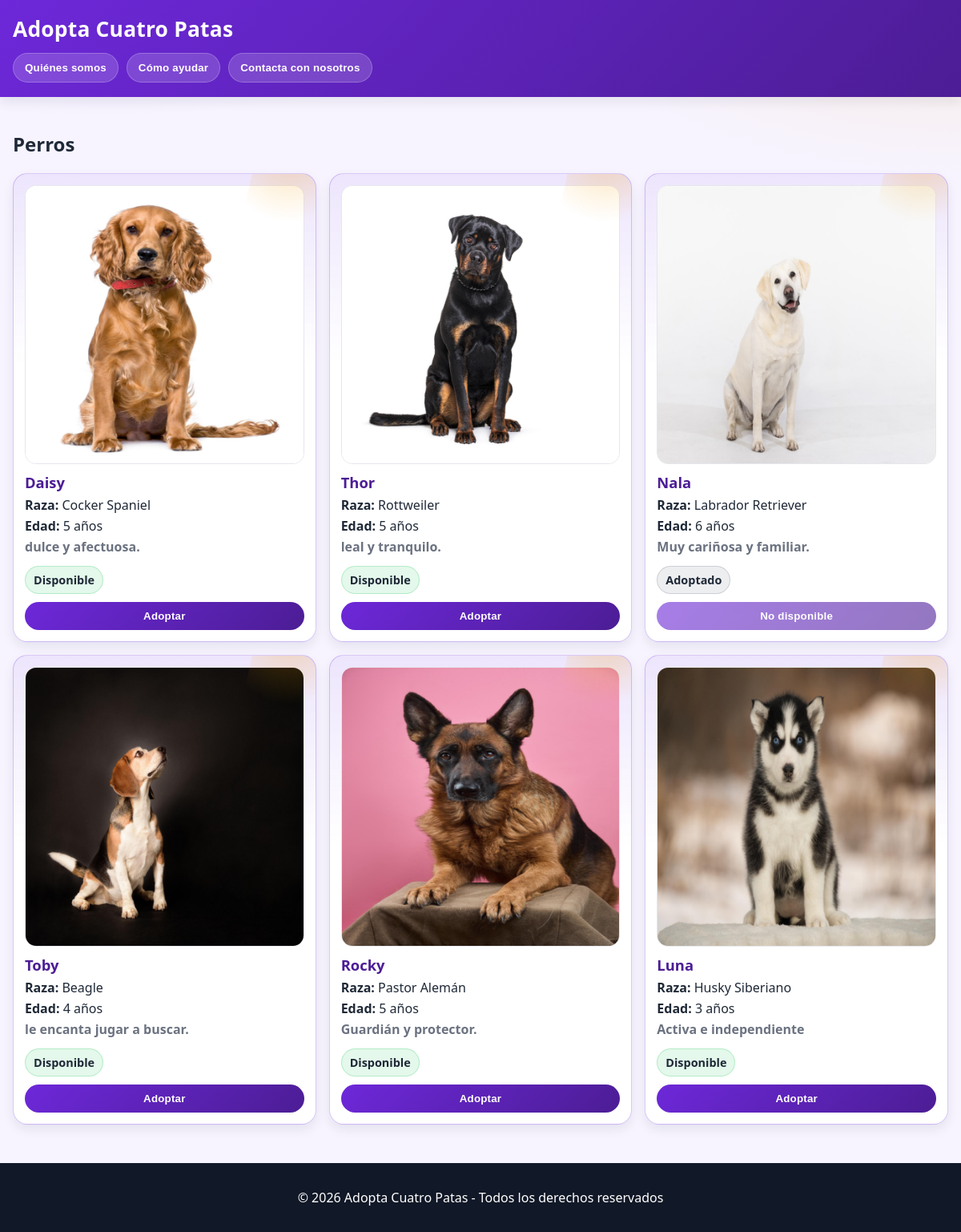
The page / on the database its author committed.
### tables this page shows
CREATE TABLE perros (
  id_perro      INTEGER PRIMARY KEY AUTOINCREMENT,
  nombre        TEXT NOT NULL,
  raza          TEXT NOT NULL,
  edad_anios    INTEGER NOT NULL CHECK (edad_anios >= 0 AND edad_anios <= 40),
  descripcion   TEXT,
  estado        TEXT NOT NULL DEFAULT 'disponible'
                CHECK (estado IN ('disponible','adoptado','reservado','baja')),
  creado_por    INTEGER,                          -- usuario interno que lo publicó
  creado_en     TEXT NOT NULL DEFAULT (datetime('now')),
  actualizado_en TEXT,
  FOREIGN KEY (creado_por) REFERENCES usuarios_internos(id_usuario)
);

### index.php (the view, shortened to what this page needs)
<?php
$db = new SQLite3(__DIR__ . '/baseDatos.db');
$db->exec('PRAGMA foreign_keys = ON;');
$resultado = $db->query("SELECT * FROM perros WHERE estado != 'baja' ORDER BY id_perro DESC");
function estado_css(string $estado): string {
    return match ($estado) {
        'disponible' => 'estado-disponible',
        'reservado'  => 'estado-reservado',
        'adoptado'   => 'estado-adoptado',
        'baja'       => 'estado-baja',
        default      => ''
    };
}
function texto_estado(string $estado): string {
    return match ($estado) {
        'baja' => 'Oculto',
        default => ucfirst($estado)
    };
}
?>
<!DOCTYPE html>
<html lang="es">
<head>
    <link rel="stylesheet" href="estilos.css">
</head>
<body>
<header>
    <h1>Adopta Cuatro Patas</h1>
    <nav>
        <a href="quienes_somos.html"><button>Quiénes somos</button></a>
        <a href="como_ayudar.html"><button>Cómo ayudar</button></a>
        <a href="contacto.html"><button>Contacta con nosotros</button></a>
    </nav>
</header>
<main>
    <h2>Perros</h2>
    <section class="contenedor-tarjetas">
        <?php while ($perro = $resultado->fetchArray(SQLITE3_ASSOC)): ?>
            <?php
                $id = (int)$perro['id_perro'];
                $estado = (string)$perro['estado'];
                $rutaImgPublica = "img/perros/dog{$id}.png";
                $rutaImgSistema = __DIR__ . "/img/perros/dog{$id}.png";
                $claseEstado = estado_css($estado);
            ?>
            <article class="tarjeta-perro">
                <?php if (file_exists($rutaImgSistema)): ?>
                    <img
                        src="<?php echo htmlspecialchars($rutaImgPublica); ?>"
                        alt="Foto de <?php echo htmlspecialchars((string)$perro['nombre']); ?>">
                <?php else: ?>
                    <p class="muted"><em>Sin imagen</em></p>
                <?php endif; ?>
                <h3><?php echo htmlspecialchars((string)$perro['nombre']); ?></h3>
                <p><strong>Raza:</strong> <?php echo htmlspecialchars((string)$perro['raza']); ?></p>
                <p><strong>Edad:</strong> <?php echo (int)$perro['edad_anios']; ?> años</p>
                <p class="muted"><?php echo htmlspecialchars((string)$perro['descripcion']); ?></p>
                <span class="etiqueta-estado <?php echo htmlspecialchars($claseEstado); ?>">
                    <?php echo htmlspecialchars(texto_estado($estado)); ?>
                </span>
                <?php if ($estado === 'disponible'): ?>
                    <a href="formulario_adopcion.php?id=<?php echo $id; ?>">
                        <button class="btn-adoptar">Adoptar</button>
                    </a>
                <?php else: ?>
                    <button type="button" disabled class="btn-adoptar">No disponible</button>
                <?php endif; ?>
            </article>
        <?php endwhile; ?>
    </section>
</main>
<footer>
    <p>&copy; 2026 Adopta Cuatro Patas - Todos los derechos reservados</p>
</footer>
</body>
</html>

### estilos.css (style rules this page uses)
:root { --color-primario: #6D28D9; --color-primario-2: #4C1D95; --color-acento: #22C55E; --color-acento-2: #F59E0B; --fondo: #F7F4FF; --superficie: #FFFFFF; --texto: #1F2937; --muted: #6B7280; --borde: #E5E7EB; --borde-morado: rgba(109, 40, 217, 0.25); --linea-tabla: rgba(76, 29, 149, 0.35); --sombra: 0 10px 24px rgba(17, 24, 39, 0.10); --sombra-suave: 0 6px 14px rgba(17, 24, 39, 0.08); --r-xl: 18px; --r-lg: 14px; --r-md: 12px; --max-ancho: 1200px; }
* { box-sizing: border-box; }
html, body { height: 100%; }
body { margin: 0; font-family: system-ui, -apple-system, Segoe UI, Roboto, Arial, sans-serif; color: var(--texto); background: radial-gradient(1200px 500px at 10% -10%, rgba(109, 40, 217, 0.18), transparent 60%), radial-gradient(900px 400px at 100% 0%, rgba(245, 158, 11, 0.12), transparent 55%), var(--fondo); min-height: 100vh; display: flex; flex-direction: column; }
main { max-width: var(--max-ancho); margin: 0 auto; padding: 22px 16px; flex: 1; }
.muted { color: var(--muted); font-weight: 600; }
header { background: linear-gradient(135deg, var(--color-primario), var(--color-primario-2)); color: #fff; padding: 18px 16px; position: sticky; top: 0; z-index: 10; box-shadow: var(--sombra-suave); }
header h1 { margin: 0 0 12px 0; font-size: 1.65rem; letter-spacing: 0.2px; }
nav { display: flex; gap: 10px; flex-wrap: wrap; }
nav a { text-decoration: none; }
footer { background: #111827; color: #fff; text-align: center; padding: 16px; margin-top: 26px; }
button { border: none; cursor: pointer; border-radius: 999px; padding: 10px 14px; font-weight: 800; letter-spacing: 0.2px; transition: transform 0.08s ease, filter 0.15s ease, box-shadow 0.15s ease; }
button:disabled { opacity: 0.6; cursor: not-allowed; box-shadow: none; }
nav button { background: rgba(255, 255, 255, 0.16); color: #fff; border: 1px solid rgba(255, 255, 255, 0.22); }
.contenedor-tarjetas { display: grid; grid-template-columns: repeat(4, minmax(0, 1fr)); gap: 16px; align-items: stretch; }
.tarjeta-perro { background: linear-gradient(180deg, rgba(109, 40, 217, 0.07), rgba(255, 255, 255, 0.92) 40%); border: 1px solid var(--borde-morado); border-radius: var(--r-xl); padding: 14px; box-shadow: var(--sombra-suave); position: relative; overflow: hidden; transition: transform 0.12s ease, box-shadow 0.12s ease; }
.tarjeta-perro::before { content: ""; position: absolute; inset: -60px -60px auto auto; width: 140px; height: 140px; background: radial-gradient(circle at 30% 30%, rgba(245, 158, 11, 0.28), transparent 60%); transform: rotate(12deg); }
.tarjeta-perro img { width: 100%; height: auto; aspect-ratio: 1 / 1; object-fit: contain; border-radius: var(--r-lg); border: 1px solid var(--borde); display: block; margin-bottom: 10px; background: #fff; }
.tarjeta-perro h3 { margin: 8px 0 6px 0; font-size: 1.15rem; color: var(--color-primario-2); }
.tarjeta-perro p { margin: 6px 0; line-height: 1.25rem; }
.tarjeta-perro .btn-adoptar { width: 100%; margin-top: 10px; background: linear-gradient(135deg, var(--color-primario), var(--color-primario-2)); color: #fff; }
.etiqueta-estado { display: inline-flex; gap: 8px; align-items: center; padding: 7px 10px; border-radius: 999px; font-size: 0.9rem; font-weight: 900; margin-top: 8px; border: 1px solid var(--borde); background: rgba(229, 231, 235, 0.55); }
.estado-disponible { background: rgba(34, 197, 94, 0.12); border-color: rgba(34, 197, 94, 0.25); }
.estado-adoptado { background: rgba(107, 114, 128, 0.12); border-color: rgba(107, 114, 128, 0.25); }
@media (max-width: 1200px) { .contenedor-tarjetas { grid-template-columns: repeat(3, minmax(0, 1fr)); } }

### rows shown on the page
perros: shows a picture, nombre "Daisy", raza "Cocker Spaniel", edad_anios "5", descripcion "dulce y afectuosa.", estado "Disponible"
perros: shows a picture, nombre "Thor", raza "Rottweiler", edad_anios "5", descripcion "leal y tranquilo.", estado "Disponible"
perros: shows a picture, nombre "Nala", raza "Labrador Retriever", edad_anios "6", descripcion "Muy cariñosa y familiar.", estado "Adoptado", shows "No disponible"
perros: shows a picture, nombre "Toby", raza "Beagle", edad_anios "4", descripcion "le encanta jugar a buscar.", estado "Disponible"
perros: shows a picture, nombre "Rocky", raza "Pastor Alemán", edad_anios "5", descripcion "Guardián y protector.", estado "Disponible"
perros: shows a picture, nombre "Luna", raza "Husky Siberiano", edad_anios "3", descripcion "Activa e independiente", estado "Disponible"
